Frame 1 (no input): blank canvas, image omitted
Frame 60 (no input): blank canvas, image omitted
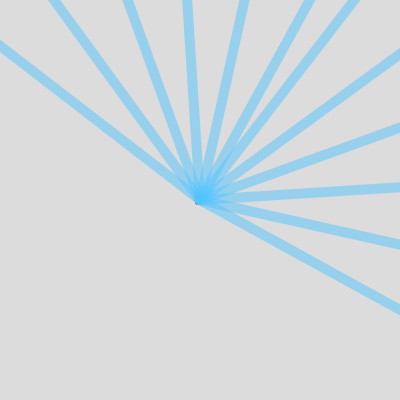
Frame 120 (the mouse pressed at the canvas centre since frame 60)

The p5.js sketch whose frames 1 and 60 were blank and that drew this single picture after the mouse press (run headless with seeded random() and noise() and a simulated clock; from frame 60 on, the mouse is pressed at the canvas centre):

// p5.js sketch
// ── sketch.js
// I don't think this is exactly what you were looking for, but I hope it suffices :]


let angle;
let slider
let slider2
function setup() {
  createCanvas(400, 400);
  background(220);
  colorMode(HSB, 360, 150, 100, 1);
  slider = createSlider(100,255,50)
  slider2 = createSlider(6,32,6)
}

function draw() {
  translate(width / 2, height / 2);
  let sat = slider.value()
  angle = slider2.value() 
  
  for (let i = 0; i < angle; i++) {
    rotate(angle)
    strokeWeight(10);
    stroke(mouseX, sat, sat, 0.5);
    line(mouseX, mouseY, pmouseX, pmouseY);

    push();
    scale(1, -1);
    line(mouseX, mouseY, pmouseX, pmouseY);
    pop();
  }
}
